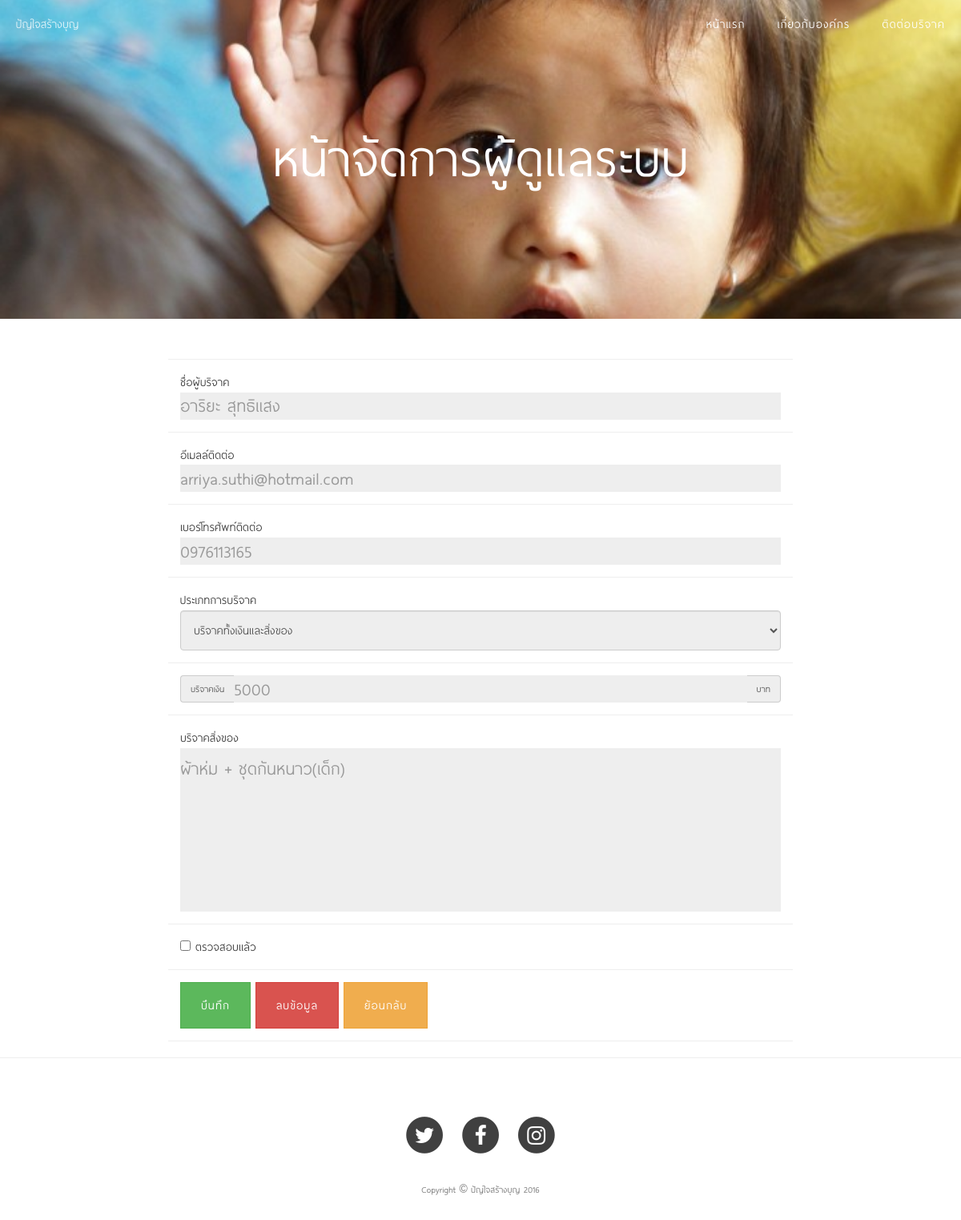
The app's page /admin/check.php?donate-id=2 with its own data.
### tables this page shows
CREATE TABLE `tab_donate` (
  `donate_id` int(11) NOT NULL,
  `name` varchar(250) NOT NULL,
  `email` varchar(250) NOT NULL,
  `phone` char(10) NOT NULL,
  `details` varchar(100) NOT NULL,
  `items` varchar(250) DEFAULT NULL,
  `money` int(7) DEFAULT NULL,
  `status` int(1) NOT NULL
);

### admin/check.php (the view, shortened to what this page needs)
<?php
		$sql = "SELECT * FROM tab_donate WHERE donate_id = '".$_GET["donate-id"]."'";
		$query = mysql_query($sql);
		$result = mysql_fetch_array($query);
?>
<!Doctype html>
<html >
<head>
	<link href="http://maxcdn.bootstrapcdn.com/font-awesome/4.1.0/css/font-awesome.min.css" rel="stylesheet" type="text/css">
	<link rel="stylesheet" href="../themes/css/bootstrap.min.css">
    <link href="../themes/css/project.css" rel="stylesheet">
</head>
<body>
	 <nav class="navbar navbar-default navbar-custom navbar-fixed-top">
		<div class="container-fluid">
			<div class="navbar-header page-scroll">
                <a class="navbar-brand" href="../index.php">ปัญใจสร้างบุญ</a>
            </div>
			<div class="collapse navbar-collapse" id="bs-example-navbar-collapse-1">
                <ul class="nav navbar-nav navbar-right">
                    <li>
                        <a href="../index.php">หน้าแรก</a>
                    </li>
                    <li>
                        <a href="../about.php">เกี่ยวกับองค์กร</a>
                    </li>
                    <li>
                        <a href="../contact.php">ติดต่อบริจาค</a>
                    </li>
                </ul>
            </div>
		</div>
	 </nav>
    <header class="intro-header" style="background-image: url('../themes/images/admin-bg.jpg')">
        <div class="container">
            <div class="row">
                <div class="col-lg-8 col-lg-offset-2 col-md-10 col-md-offset-1">
                    <div class="site-heading">
                        <h1>หน้าจัดการผู้ดูแลระบบ</h1>
                    </div>
                </div>
            </div>
        </div>
    </header>
	<article>
        <div class="container">
            <div class="row">
				<div class="col-lg-8 col-lg-offset-2 col-md-8 col-md-offset-2">
					<form action="<?php $_SERVER['PHP_SELF'] ?>" method="post" />
					<div class="row control-group">
						<div class="form-group col-xs-12 floating-label-form-group controls">
							ชื่อผู้บริจาค <input name="username" type="text" class="form-control" placeholder="<?php echo $result["name"]; ?>"  readonly/>
						</div>
					</div>
					<div class="row control-group">
                        <div class="form-group col-xs-12 floating-label-form-group controls">
							อีเมลล์ติดต่อ <input name="email" type="email" class="form-control" placeholder="<?php echo $result["email"]; ?>"  readonly/>
                        </div>
                    </div>
					<div class="row control-group">
                        <div class="form-group col-xs-12 floating-label-form-group controls">
							เบอร์โทรศัพท์ติดต่อ<input name="phone" type="text" class="form-control" placeholder="<?php echo $result["phone"]; ?>" maxlength="10"  readonly/>
                        </div>
                    </div>
					 <div class="row control-group">
                        <div class="form-group col-xs-12 floating-label-form-group controls">
								ประเภทการบริจาค
							<select name="select" class="form-control" style="font-size: 1em;height: 50px;" readonly/>
								<option class="hide" value="<?php echo $result["details"]; ?>"><?php echo $result["details"]; ?></option>
                        </div>
                    </div>
					<?php
						  if($result["details"] == "บริจาคเงิน")
						  {
					?>
							<div class="row control-group">
								<div class="form-group col-xs-12 floating-label-form-group controls">
									<div class="input-group">
									    <div class="input-group-addon">บริจาคเงิน</div>
										<input type="number" class="form-control" placeholder="<?php echo $result["money"]; ?>" min="0" max="1000000" name="money" readonly/>
										<div class="input-group-addon">บาท</div>
									</div>
								</div>
							</div>
					<?php }
						  else
						  {
					?>
							<div class="row control-group">
								<div class="form-group col-xs-12 floating-label-form-group controls">
									<div class="input-group">
										<div class="input-group-addon">บริจาคเงิน</div>
										<input type="number" class="form-control" placeholder="<?php echo $result["money"]; ?>" min="0" max="1000000" name="money" readonly/>
										<div class="input-group-addon">บาท</div>
									</div>
								</div>
							</div>
							<div class="row control-group">
								<div class="form-group col-xs-12 floating-label-form-group controls">
									บริจาคสิ่งของ <textarea rows="5" class="form-control" placeholder="<?php echo $result["items"]; ?>" name="items" readonly/></textarea>
								</div>
							</div>
				    <?php }?>
					<div class="row control-group">
                        <div class="form-group col-xs-12 floating-label-form-group controls">
							<input name="check" type="checkbox" <?php if($result["status"] == 1){echo 'checked';}; ?> value="1"> ตรวจสอบแล้ว</input>
                        </div>
                    </div>
					<div class="row">
						<div class="form-group col-xs-12 floating-label-form-group controls">
							<button name="submit" type="submit" class="btn btn-success">บึนทึก</button>
							<button name="delete" type="submit" class="btn btn-danger">ลบข้อมูล</button>
							<a onclick='window.history.back()' class="btn btn-warning">ย้อนกลับ</a>
						</div>
					</div>
				</div>
			</div>
        </div>
    </article>
	<hr>
	<footer>
        <div class="container">
            <div class="row">
                <div class="col-lg-8 col-lg-offset-2 col-md-10 col-md-offset-1">
                    <ul class="list-inline text-center">
                        <li>
                            <a href="https://www.twitter.com" target="_blank">
                                <span class="fa-stack fa-lg">
                                    <i class="fa fa-circle fa-stack-2x"></i>
                                    <i class="fa fa-twitter fa-stack-1x fa-inverse"></i>
                                </span>
                            </a>
                        </li>
                        <li>
                            <a href="https://www.facebook.com" target="_blank">
                                <span class="fa-stack fa-lg">
                                    <i class="fa fa-circle fa-stack-2x"></i>
                                    <i class="fa fa-facebook fa-stack-1x fa-inverse"></i>
                                </span>
                            </a>
                        </li>
                        <li>
                            <a href="https://www.instagram.com" target="_blank">
                                <span class="fa-stack fa-lg">
                                    <i class="fa fa-circle fa-stack-2x"></i>
                                    <i class="fa fa-instagram fa-stack-1x fa-inverse"></i>
                                </span>
                            </a>
                        </li>
                    </ul>
                    <p class="copyright text-muted">Copyright &copy; ปัญใจสร้างบุญ 2016</p>
                </div>
            </div>
        </div>
    </footer>
</body>
</html>

### themes/css/project.css (style rules this page uses)
body { font-family: 'thai_sans_literegular', sans-serif; font-size: 20px; color: #404040; }
p { line-height: 1.5; margin: 30px 0; }
h1, h2, h3, h4, h5, h6 { font-family: 'thai_sans_literegular', sans-serif; font-weight: 400; }
a { color: #404040; }
.navbar-custom { position: absolute; top: 0; left: 0; width: 100%; z-index: 3; font-family: 'thai_sans_literegular', sans-serif; }
.navbar-custom .navbar-brand { font-weight: 400; }
.navbar-custom .nav li a { text-transform: uppercase; font-size: 18px; font-weight: 400; letter-spacing: 1px; }
@media only screen and (min-width: 768px) { .navbar-custom { background: transparent; border-bottom: 1px solid transparent; } }
@media only screen and (min-width: 768px) { .navbar-custom .navbar-brand { color: white; padding: 20px; } }
@media only screen and (min-width: 768px) { .navbar-custom .nav li a { color: white; padding: 20px; } }
@media only screen and (min-width: 1170px) { .navbar-custom { -webkit-transition: background-color 0.3s; -moz-transition: background-color 0.3s; transition: background-color 0.3s; -webkit-transform: translate3d(0, 0, 0); -moz-transform: translate3d(0, 0, 0); -ms-transform: translate3d(0, 0, 0); -o-transform: translate3d(0, 0, 0); transform: translate3d(0, 0, 0); -webkit-backface-visibility: hidden; backface-visibility: hidden; } }
.intro-header { background-color: #808080; background: no-repeat center center; background-attachment: scroll; -webkit-background-size: cover; -moz-background-size: cover; background-size: cover; -o-background-size: cover; margin-bottom: 50px; }
.intro-header .site-heading, .intro-header .post-heading, .intro-header .page-heading { padding: 100px 0 50px; color: white; }
@media only screen and (min-width: 768px) { .intro-header .site-heading, .intro-header .post-heading, .intro-header .page-heading { padding: 150px 0; } }
.intro-header .site-heading, .intro-header .page-heading { text-align: center; }
.intro-header .site-heading h1, .intro-header .page-heading h1 { margin-top: 0; font-size: 50px; }
@media only screen and (min-width: 768px) { .intro-header .site-heading h1, .intro-header .page-heading h1 { font-size: 80px; } }
footer { padding: 50px 0 65px; }
footer .list-inline { margin: 0; padding: 0; }
footer .copyright { font-size: 14px; text-align: center; margin-bottom: 0; }
.floating-label-form-group { font-size: 18px; position: relative; margin-bottom: 0; padding-bottom: 0.5em; border-bottom: 1px solid #eeeeee; padding:15px; }
.floating-label-form-group input, .floating-label-form-group textarea { z-index: 1; position: relative; padding-right: 0; padding-left: 0; border: none; border-radius: 0; font-size: 1.5em; background: none; box-shadow: none !important; resize: none; }
form .row:first-child .floating-label-form-group { border-top: 1px solid #eeeeee; }
.btn { font-family: 'thai_sans_literegular', sans-serif; text-transform: uppercase; font-size: 18px; font-weight: 400; letter-spacing: 1px; border-radius: 0; padding: 15px 25px; }
body { webkit-tap-highlight-color: #0085a1; }

### records on screen
tab_donate: username "อาริยะ สุทธิแสง", email "arriya.suthi@hotmail.com", phone "0976113165", select "บริจาคทั้งเงินและสิ่งของ", money "5000", items "ผ้าห่ม + ชุดกันหนาว(เด็ก)"
